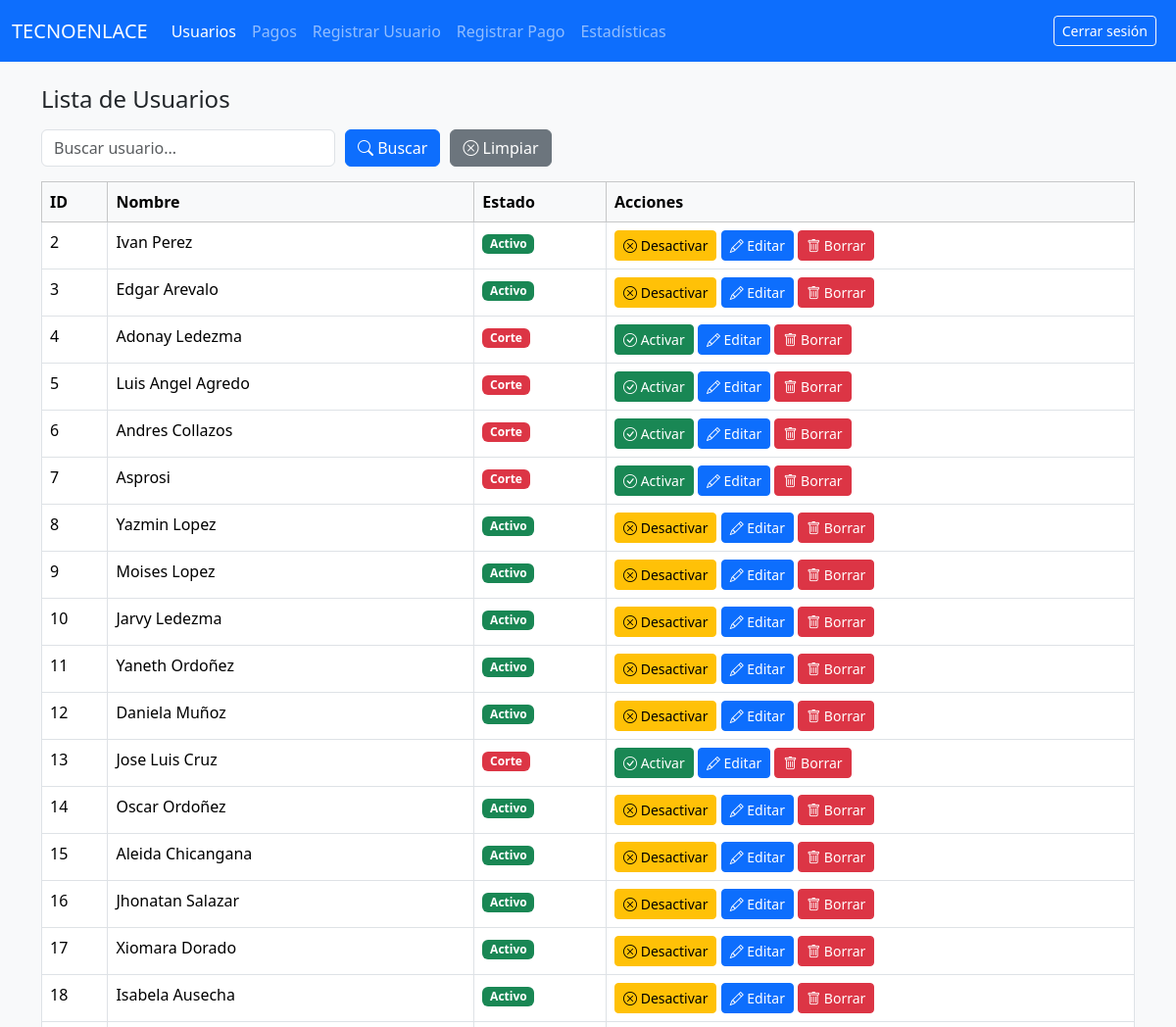
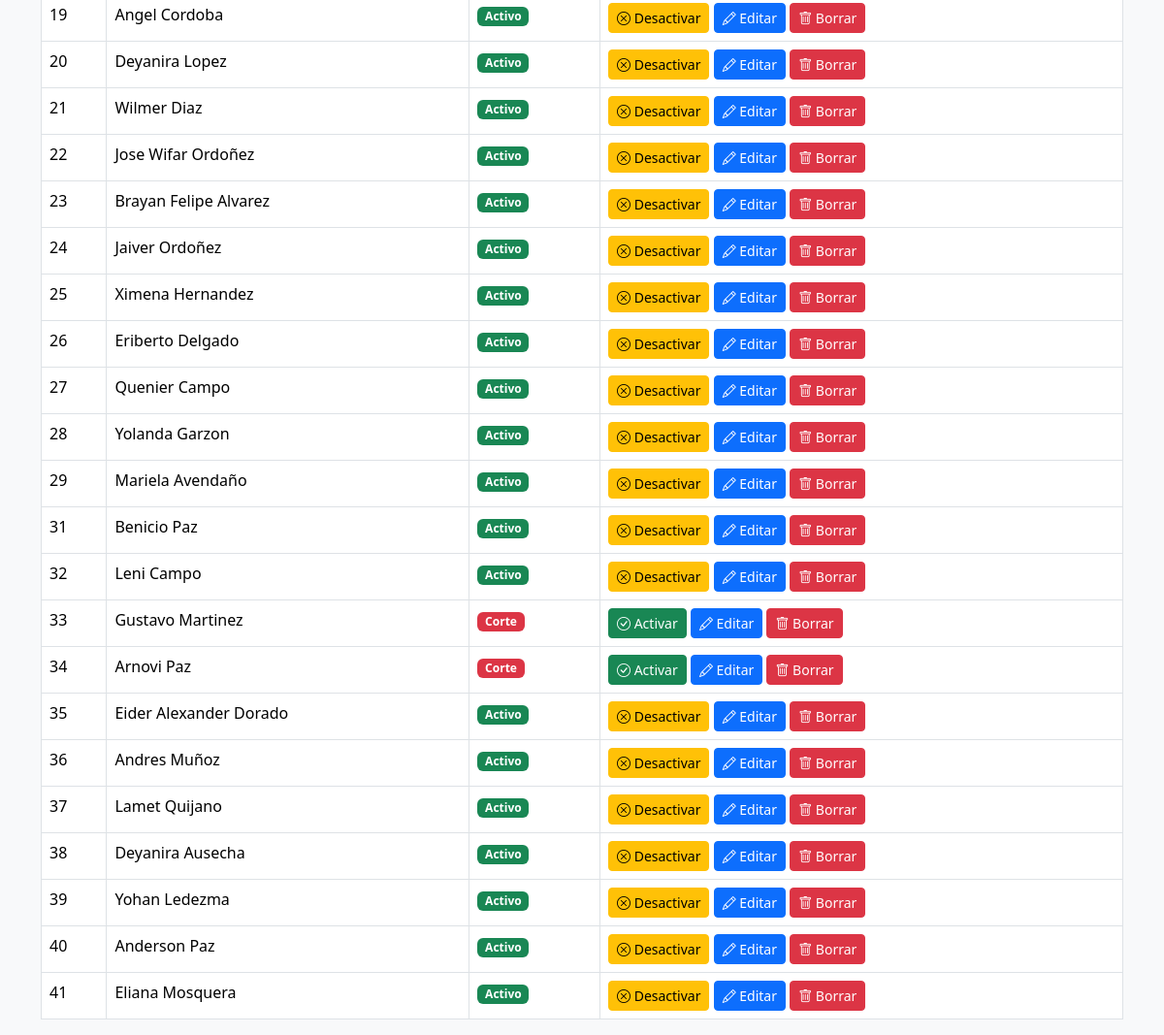
Page /dashboard/usuarios (signed in) on the committed database (2 pictures, top to bottom).
### tables this page shows
CREATE TABLE usuarios (
        id INTEGER PRIMARY KEY AUTOINCREMENT,
        nombre TEXT UNIQUE,
        activo INTEGER
    );

### app.py (the view, shortened to what this page needs)
@app.route("/dashboard/<section>", methods=["GET","POST"])
def dashboard(section):
    if not session.get("logged_in"):
        return redirect(url_for("login"))
    conn = get_db()
    cur = conn.cursor()
    search_query = request.args.get("buscar", "").strip()
    if search_query:
        if DATABASE_URL:
            cur.execute("SELECT * FROM usuarios WHERE nombre ILIKE %s", (f"%{search_query}%",))
        else:
            cur.execute("SELECT * FROM usuarios WHERE nombre LIKE ?", (f"%{search_query}%",))
    else:
        cur.execute("SELECT * FROM usuarios")
    usuarios = cur.fetchall()
    cur.execute("SELECT * FROM pagos")
    pagos = cur.fetchall()
    if DATABASE_URL:
        cur.execute("SELECT COUNT(*) FROM usuarios WHERE activo=1")
        activos = cur.fetchone()[0]
        cur.execute("SELECT COUNT(*) FROM usuarios WHERE activo=0")
        corte = cur.fetchone()[0]
    else:
        cur.execute("SELECT COUNT(*) FROM usuarios WHERE activo=1")
        activos = cur.fetchone()[0]
        cur.execute("SELECT COUNT(*) FROM usuarios WHERE activo=0")
        corte = cur.fetchone()[0]
    estadisticas = {"activos":activos,"corte":corte}
    conn.close()
    return render_template("dashboard.html", section=section, usuarios=usuarios, pagos=pagos, estadisticas=estadisticas, search_query=search_query)

### app.py (called while the page is built)
    def get_db():
        conn = sqlite3.connect("usuarios.db")
        conn.row_factory = sqlite3.Row
        return conn

### templates/dashboard.html (shortened to what this page needs)
<!DOCTYPE html>
<html lang="es">
<head>
    <link href="https://cdn.jsdelivr.net/npm/bootstrap@5.3.2/dist/css/bootstrap.min.css" rel="stylesheet">
    <link rel="stylesheet" href="https://cdn.jsdelivr.net/npm/bootstrap-icons@1.11.1/font/bootstrap-icons.css">
</head>
<body class="bg-light">
<nav class="navbar navbar-expand-lg navbar-dark bg-primary">
  <div class="container-fluid">
    <a class="navbar-brand" href="#">TECNOENLACE</a>
    <div class="collapse navbar-collapse">
      <ul class="navbar-nav me-auto">
        <li class="nav-item"><a class="nav-link {% if section=='usuarios' %}active{% endif %}" href="{{ url_for('dashboard', section='usuarios') }}">Usuarios</a></li>
        <li class="nav-item"><a class="nav-link {% if section=='pagos' %}active{% endif %}" href="{{ url_for('dashboard', section='pagos') }}">Pagos</a></li>
        <li class="nav-item"><a class="nav-link {% if section=='registrar_usuario' %}active{% endif %}" href="{{ url_for('dashboard', section='registrar_usuario') }}">Registrar Usuario</a></li>
        <li class="nav-item"><a class="nav-link {% if section=='registrar_pago' %}active{% endif %}" href="{{ url_for('dashboard', section='registrar_pago') }}">Registrar Pago</a></li>
        <li class="nav-item"><a class="nav-link {% if section=='estadisticas' %}active{% endif %}" href="{{ url_for('dashboard', section='estadisticas') }}">Estadísticas</a></li>
      </ul>
      <span class="navbar-text me-2">
        <a href="{{ url_for('logout') }}" class="btn btn-outline-light btn-sm">Cerrar sesión</a>
      </span>
    </div>
  </div>
</nav>
<div class="container mt-4">
    {% if section=='usuarios' %}
        <h4 class="mb-3">Lista de Usuarios</h4>
        <form method="get" action="{{ url_for('dashboard', section='usuarios') }}" class="search-box">
            <input type="text" name="buscar" placeholder="Buscar usuario..." value="{{ search_query }}" class="form-control" style="max-width: 300px;">
            <button type="submit" class="btn btn-primary"><i class="bi bi-search"></i> Buscar</button>
            <a href="{{ url_for('dashboard', section='usuarios') }}" class="btn btn-secondary"><i class="bi bi-x-circle"></i> Limpiar</a>
        </form>
        <table class="table table-bordered table-hover bg-white">
            <thead class="table-light">
                <tr>
                    <th>ID</th>
                    <th>Nombre</th>
                    <th>Estado</th>
                    <th>Acciones</th>
                </tr>
            </thead>
            <tbody>
                {% if usuarios|length == 0 %}
                <tr><td colspan="4" class="text-center text-muted">No se encontraron usuarios</td></tr>
                {% else %}
                    {% for u in usuarios %}
                    <tr>
                        <td>{{ u.id }}</td>
                        <td>{{ u.nombre }}</td>
                        <td>
                            {% if u.activo %}
                                <span class="badge bg-success">Activo</span>
                            {% else %}
                                <span class="badge bg-danger">Corte</span>
                            {% endif %}
                        </td>
                        <td>
                            {% if u.activo %}
                                <a href="{{ url_for('desactivar_usuario', id=u.id) }}" class="btn btn-warning btn-sm"><i class="bi bi-x-circle"></i> Desactivar</a>
                            {% else %}
                                <a href="{{ url_for('activar_usuario', id=u.id) }}" class="btn btn-success btn-sm"><i class="bi bi-check-circle"></i> Activar</a>
                            {% endif %}
                            <a href="{{ url_for('editar_usuario', id=u.id) }}" class="btn btn-primary btn-sm"><i class="bi bi-pencil"></i> Editar</a>
                            <a href="{{ url_for('borrar_usuario', id=u.id) }}" class="btn btn-danger btn-sm"><i class="bi bi-trash"></i> Borrar</a>
                        </td>
                    </tr>
                    {% endfor %}
                {% endif %}
            </tbody>
        </table>
    {% endif %}
</div>
</body>
</html>

### templates/dashboard.html (style rules this page uses)
body { background-color: #f2f2f2; }
.search-box { display: flex; align-items: center; gap: 10px; margin-bottom: 15px; }

### rows in the picture
usuarios: id "2", nombre "Ivan Perez", activo "Activo"
usuarios: id "3", nombre "Edgar Arevalo", activo "Activo"
usuarios: id "4", nombre "Adonay Ledezma", activo "Corte"
usuarios: id "5", nombre "Luis Angel Agredo", activo "Corte"
usuarios: id "6", nombre "Andres Collazos", activo "Corte"
usuarios: id "7", nombre "Asprosi", activo "Corte"
usuarios: id "8", nombre "Yazmin Lopez", activo "Activo"
usuarios: id "9", nombre "Moises Lopez", activo "Activo"
usuarios: id "10", nombre "Jarvy Ledezma", activo "Activo"
usuarios: id "11", nombre "Yaneth Ordoñez", activo "Activo"
usuarios: id "12", nombre "Daniela Muñoz", activo "Activo"
usuarios: id "13", nombre "Jose Luis Cruz", activo "Corte"
usuarios: id "14", nombre "Oscar Ordoñez", activo "Activo"
usuarios: id "15", nombre "Aleida Chicangana", activo "Activo"
usuarios: id "16", nombre "Jhonatan Salazar", activo "Activo"
usuarios: id "17", nombre "Xiomara Dorado", activo "Activo"
usuarios: id "18", nombre "Isabela Ausecha", activo "Activo"
usuarios: id "19", nombre "Angel Cordoba", activo "Activo"
usuarios: id "20", nombre "Deyanira Lopez", activo "Activo"
usuarios: id "21", nombre "Wilmer Diaz", activo "Activo"
usuarios: id "22", nombre "Jose Wifar Ordoñez", activo "Activo"
usuarios: id "23", nombre "Brayan Felipe Alvarez", activo "Activo"
usuarios: id "24", nombre "Jaiver Ordoñez", activo "Activo"
usuarios: id "25", nombre "Ximena Hernandez", activo "Activo"
usuarios: id "26", nombre "Eriberto Delgado", activo "Activo"
usuarios: id "27", nombre "Quenier Campo", activo "Activo"
usuarios: id "28", nombre "Yolanda Garzon", activo "Activo"
usuarios: id "29", nombre "Mariela Avendaño", activo "Activo"
usuarios: id "31", nombre "Benicio Paz", activo "Activo"
usuarios: id "32", nombre "Leni Campo", activo "Activo"
usuarios: id "33", nombre "Gustavo Martinez", activo "Corte"
usuarios: id "34", nombre "Arnovi Paz", activo "Corte"
usuarios: id "35", nombre "Eider Alexander Dorado", activo "Activo"
usuarios: id "36", nombre "Andres Muñoz", activo "Activo"
usuarios: id "37", nombre "Lamet Quijano", activo "Activo"
usuarios: id "38", nombre "Deyanira Ausecha", activo "Activo"
usuarios: id "39", nombre "Yohan Ledezma", activo "Activo"
usuarios: id "40", nombre "Anderson Paz", activo "Activo"
usuarios: id "41", nombre "Eliana Mosquera", activo "Activo"
